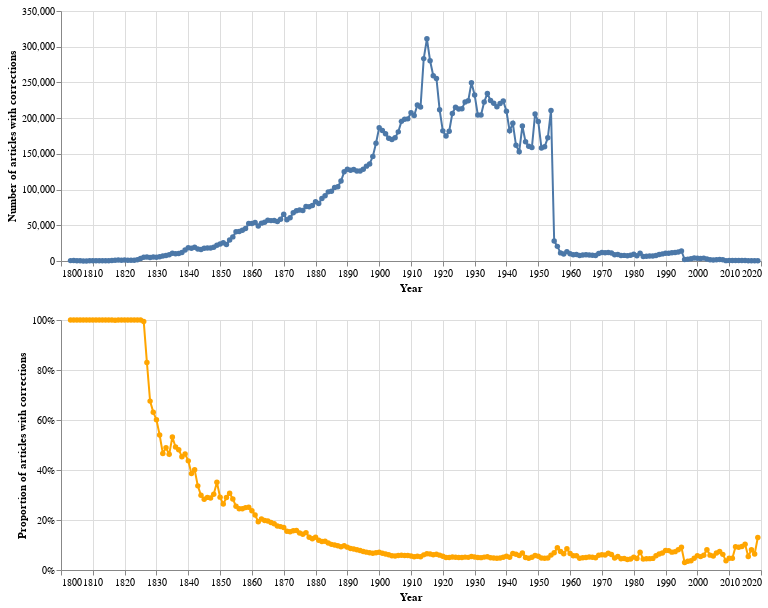

Notebook code cell kept with this figure:
### Markdown cell above
Let's visualise the results, showing both the number of articles with corrections each year, and the proportion of articles each year with corrections.

### Code cell
# Number of articles with corrections
chart1 = (
    alt.Chart(df_merged)
    .mark_line(point=True)
    .encode(
        x=alt.X("term:Q", axis=alt.Axis(format="c", title="Year")),
        y=alt.Y(
            "total_results:Q",
            axis=alt.Axis(format=",d", title="Number of articles with corrections"),
        ),
        tooltip=[
            alt.Tooltip("term:Q", title="Year"),
            alt.Tooltip("total_results:Q", title="Articles", format=","),
        ],
    )
    .properties(width=700, height=250)
)

# Proportion of articles with corrections
chart2 = (
    alt.Chart(df_merged)
    .mark_line(point=True, color="red")
    .encode(
        x=alt.X("term:Q", axis=alt.Axis(format="c", title="Year")),
        # This time we're showing the proportion (formatted as a percentage) on the Y axis
        y=alt.Y(
            "proportion:Q",
            axis=alt.Axis(format="%", title="Proportion of articles with corrections"),
        ),
        tooltip=[
            alt.Tooltip("term:Q", title="Year"),
            alt.Tooltip("proportion:Q", title="Proportion", format="%"),
        ],
        # Make the charts different colors
        color=alt.value("orange"),
    )
    .properties(width=700, height=250)
)

# This is a shorthand way of stacking the charts on top of each other
chart1 & chart2

### Figure 1 — Vega-Lite specification as saved in the notebook (floating-point values rounded to 4 significant figures; data arrays with more than 128 entries replaced by an {"elided": "..."} marker saying what was removed)
{"config": {"view": {"continuousWidth": 300, "continuousHeight": 300}}, "vconcat": [{"mark": {"type": "line", "point": true}, "encoding": {"tooltip": [{"field": "term", "title": "Year", "type": "quantitative"}, {"field": "total_results", "format": ",", "title": "Articles", "type": "quantitative"}], "x": {"axis": {"format": "c", "title": "Year"}, "field": "term", "type": "quantitative"}, "y": {"axis": {"format": ",d", "title": "Number of articles with corrections"}, "field": "total_results", "type": "quantitative"}}, "height": 250, "width": 700}, {"mark": {"type": "line", "color": "red", "point": true}, "encoding": {"color": {"value": "orange"}, "tooltip": [{"field": "term", "title": "Year", "type": "quantitative"}, {"field": "proportion", "format": "%", "title": "Proportion", "type": "quantitative"}], "x": {"axis": {"format": "c", "title": "Year"}, "field": "term", "type": "quantitative"}, "y": {"axis": {"format": "%", "title": "Proportion of articles with corrections"}, "field": "proportion", "type": "quantitative"}}, "height": 250, "width": 700}], "data": {"name": "data-b9962d975847d563e41fb66c34a1044e"}, "$schema": "https://vega.github.io/schema/vega-lite/v5.20.1.json", "datasets": {"data-b9962d975847d563e41fb66c34a1044e": {"elided": "217 records"}}}
